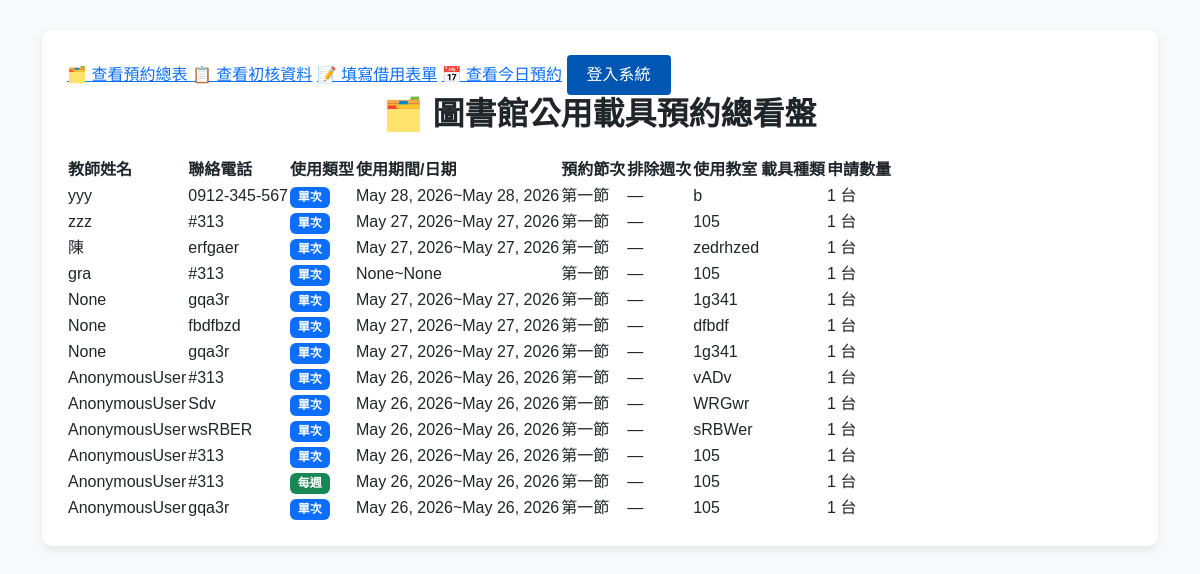
The page / on the database its author committed.
### show/models.py (models this page shows, shortened)
class Borrowlist(models.Model):
    user = models.CharField("借用老師", max_length=20, null=True, blank=True)
    phone = models.CharField("聯絡電話", max_length=25)
    location = models.CharField("教室", max_length=10)
    usage_type_choices = (
        ('once','單次'),
        ('weekly','每周'),
    )
    usage_type = models.CharField(max_length=10, choices = usage_type_choices , default='once')
    DEVICE_CHOICES =(
        ('ipad', 'iPad'),
        ('chromebook', 'Chromebook'),
        ('surface_go', 'Surface Go'),
        ('acer_laptop', 'Acer 小筆電'),
    )
    device_type = models.CharField("載具種類", max_length=20, choices=DEVICE_CHOICES)
    start_date = models.DateField("開始日期", null=True, blank=True)
    end_date = models.DateField("結束日期", null=True, blank=True)
    DAY_CHOICES = (
        ('Monday','星期一'), ('Tuesday','星期二'), ('Wednesday','星期三'),
        ('Thursday','星期四'), ('Friday','星期五'),
    )
    day = models.CharField("星期", choices=DAY_CHOICES, max_length=50, blank=True, null=True)
    PERIODS_CHOICES = (
        ('1', '第一節'), ('2', '第二節'), ('3', '第三節'), ('4', '第四節'),
        ('4.5', '午休'), ('5', '第五節'), ('6', '第六節'), ('7', '第七節'), ('8', '第八節'),
    )
    periods = models.CharField("預約節次", max_length=50, choices=PERIODS_CHOICES, default='1')
    STATUS_CHOICES = (
        ('待審核', '待審核'),
        ('已通過', '已通過'),
        ('已拒絕', '已拒絕'),
    )
    device_id = models.CharField("載具編號",max_length = 10,default="")
    time_id = models.CharField("時間",max_length = 10,default="")
    status = models.CharField("審核狀態", max_length=10, choices = STATUS_CHOICES , default='待審核')
    device_amount = models.PositiveIntegerField(default=1)
    classroom = models.CharField(max_length=10, blank=True, null=True)

### show/views.py (the view)
# urls.py: path('', views.all_reservation_list, name= 'allreservation_view'),
def all_reservation_list(request):
    borrow_records = Borrowlist.objects.all().order_by('-id')
    return render(request, 'all_reservation.html', {
        'borrow_records': borrow_records
    })

### show/templates/all_reservation.html (shortened to what this page needs)
<!DOCTYPE html>
<html lang="zh-Hant">
<head>
    <link href="https://cdn.jsdelivr.net/npm/bootstrap@5.3.0/dist/css/bootstrap.min.css" rel="stylesheet">
</head>
<body>
<div class="container-fluid">
    <div class="table-container">
        <a href="{% url 'allreservation_view' %}">🗂️ 查看預約總表 </a>
        <a href="{% url 'view_borrow_list' %}">📋 查看初核資料</a>
        <a href="{% url 'submit_borrow' %}">📝 填寫借用表單</a>
        <a href="{% url 'today_reservation' %}">📅 查看今日預約</a>
        {% if user.is_authenticated %}
                <span style="color: #4a5568; margin-right: 15px;">👋 你好，<strong style="color: #0056b3;">{{ user.username }}</strong></span>
                <a href="{% url 'logout' %}" style="color: #dc2626; text-decoration: underline; font-weight: 500;">登出</a>
            {% else %}
                <a href="{% url 'login' %}" style="background-color: #0056b3; color: #ffffff; text-decoration: none; padding: 8px 20px; border-radius: 4px; font-weight: 500; display: inline-block;">登入系統</a>
            {% endif %}
        <h2 class="mb-4 text-center text-dark fw-bold">🗂️ 圖書館公用載具預約總看盤</h2>
        <div class="table-responsive">
            <table>
                <thead>
                    <tr>
                        <th>教師姓名</th>
                        <th>聯絡電話</th>
                        <th>使用類型</th>
                        <th>使用期間/日期</th>
                        <th>預約節次</th>
                        <th>排除週次</th>
                        <th>使用教室</th>
                        <th>載具種類</th>
                        <th>申請數量</th>
                    </tr>
                </thead>
                <tbody>
                    {% for record in borrow_records %}
                        <tr>
                        <td>{{ record.user }}</td>
                        <td>{{ record.phone }}</td>
                        <td>
                            {% if record.usage_type == 'once' %}
                                <span class="badge bg-primary">單次</span>
                            {% else %}
                                <span class="badge bg-success">每週</span>
                            {% endif %}
                        </td>
                        <td>
                            {{record.start_date}}~{{record.end_date}}
                        </td>
                        <td>
                            {{ record.get_periods_display }}
                        </td>
                        <td>
                            {% if record.time %}
                                {{ record.time.get_day_display }} {{ record.time.get_periods_display }}
                            {% else %}
                                —
                            {% endif %}
                        </td>
                        <td>{{ record.location }}</td>
                        <td>{{ record.device_id.get_device_type_display }}</td>
                        <td>{{ record.device_amount }} 台</td>
                        </tr>
                    {% endfor %}
                </tbody>
            </table>
        </div>
    </div>
</div>
</body>
</html>

### show/templates/all_reservation.html (style rules this page uses)
body { padding: 30px; background-color: #f8f9fa; font-family: "Microsoft JhengHei", sans-serif; }
.table-container { background: white; padding: 25px; border-radius: 10px; box-shadow: 0 4px 10px rgba(0,0,0,0.08); }

### rows shown on the page
Borrowlist: user "yyy", phone "0912-345-567", usage_type "單次", start_date "May 28, 2026", end_date "May 28, 2026", periods "第一節", location "b", device_amount "1"
Borrowlist: user "zzz", phone "#313", usage_type "單次", start_date "May 27, 2026", end_date "May 27, 2026", periods "第一節", location "105", device_amount "1"
Borrowlist: user "陳", phone "erfgaer", usage_type "單次", start_date "May 27, 2026", end_date "May 27, 2026", periods "第一節", location "zedrhzed", device_amount "1"
Borrowlist: user "gra", phone "#313", usage_type "單次", start_date "None", end_date "None", periods "第一節", location "105", device_amount "1"
Borrowlist: user "None", phone "gqa3r", usage_type "單次", start_date "May 27, 2026", end_date "May 27, 2026", periods "第一節", location "1g341", device_amount "1"
Borrowlist: user "None", phone "fbdfbzd", usage_type "單次", start_date "May 27, 2026", end_date "May 27, 2026", periods "第一節", location "dfbdf", device_amount "1"
Borrowlist: user "None", phone "gqa3r", usage_type "單次", start_date "May 27, 2026", end_date "May 27, 2026", periods "第一節", location "1g341", device_amount "1"
Borrowlist: user "AnonymousUser", phone "#313", usage_type "單次", start_date "May 26, 2026", end_date "May 26, 2026", periods "第一節", location "vADv", device_amount "1"
Borrowlist: user "AnonymousUser", phone "Sdv", usage_type "單次", start_date "May 26, 2026", end_date "May 26, 2026", periods "第一節", location "WRGwr", device_amount "1"
Borrowlist: user "AnonymousUser", phone "wsRBER", usage_type "單次", start_date "May 26, 2026", end_date "May 26, 2026", periods "第一節", location "sRBWer", device_amount "1"
Borrowlist: user "AnonymousUser", phone "#313", usage_type "單次", start_date "May 26, 2026", end_date "May 26, 2026", periods "第一節", location "105", device_amount "1"
Borrowlist: user "AnonymousUser", phone "#313", usage_type "每週", start_date "May 26, 2026", end_date "May 26, 2026", periods "第一節", location "105", device_amount "1"
Borrowlist: user "AnonymousUser", phone "gqa3r", usage_type "單次", start_date "May 26, 2026", end_date "May 26, 2026", periods "第一節", location "105", device_amount "1"
